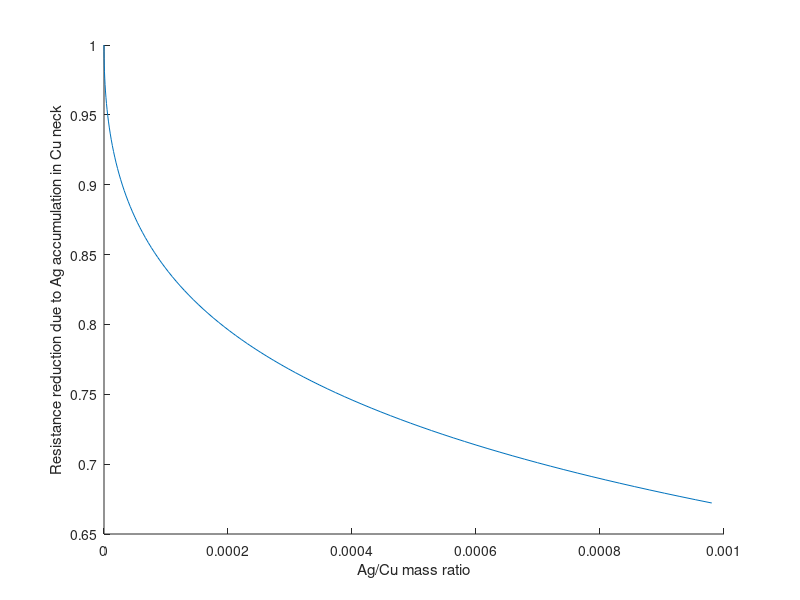

Reproduce this figure in MATLAB.
clear all
% close all
% home

d = 330e-9; 
r = d/2;

Cu_sint_deg = asind(1/(2*4));

%Cu_volume_full = ((4/6)*pi*(r.^3))
%Cu_cut_off = (pi/3)*((r-(r*cosd(Cu_sint_deg)))^2)*(3*r-(r-(r*cosd(Cu_sint_deg))))
%rat=Cu_cut_off/Cu_volume_full;
Cu_volume = ((4/6)*pi*(r.^3)) - ( (pi/3)*((r-(r*cosd(Cu_sint_deg)))^2)*(3*r-(r-(r*cosd(Cu_sint_deg)))) );
Cu_contact_area =  pi*(r*sind(Cu_sint_deg)).^2;

Cu_resistance = 1.68e-8;
Ag_resistance = 1.59e-8;

Ag_sint_deg = asind(1/(2*2));

no_of_points = 100;
no_of_steps = no_of_points-1;
interval = (Ag_sint_deg-Cu_sint_deg)/no_of_steps;

theta_for_plotting =  zeros(no_of_points,1,1);

Ag_contact_area = zeros(no_of_points,1,1);
final_segment_Ag_faction = zeros(no_of_points,1,1);
segment_final_Ag_volume = zeros(no_of_points,1,1);
segment_final_volume = zeros(no_of_points,1,1);
segment_final_carea = zeros(no_of_points,1,1);
segment_final_length = zeros(no_of_points,1,1);


Ag_Cu_mass_ratio = zeros(no_of_points,1,1);
contact_area_increase = zeros(no_of_points,1,1);

segment_Cu_resistance = zeros(no_of_points,1,1);
final_segment_resistance = zeros(no_of_points,1,1);
resistance_overall = zeros(no_of_points,1,1);
segment_Cu_average_carea = zeros(no_of_points,1,1);
segment_Cu_length = zeros(no_of_points,1,1);

res_av = zeros(no_of_points,1,1);
res_improvement = zeros(no_of_points,1,1);

final_segment_resistance_new = zeros(no_of_points,1,1);
final_segment_resistance2 = zeros(no_of_points,1,1);
resistance_overall2 = zeros(no_of_points,1,1);

noAg_segment_Cu_length = r*cosd(Cu_sint_deg);

fun = @(L) L/((r*sind(acosd(L/r))).^2);
    xmin = 0;
    xmax = (r*cosd(Cu_sint_deg));
    int_allCu_noAg = integral(fun,xmin,xmax,'ArrayValued',true); 
    
    noAg_segment_Cu_resistance = Cu_resistance * 2*int_allCu_noAg / pi;
    
    

int_Cu = zeros(no_of_points,1,1);
int_f_Cu = zeros(no_of_points,1,1);
int_f_Ag = zeros(no_of_points,1,1);

counter = 0;

for theta = Cu_sint_deg:interval:Ag_sint_deg % Cu_sint_deg
    counter = counter+1;
    theta_for_plotting(counter) = theta;
    
    segment_Cu_length(counter) = r*cosd(theta);
    
    segment_final_length(counter) = (r*cosd(Cu_sint_deg)) - (r*cosd(theta));
    segment_final_carea(counter) = pi*(r*sind(theta)).^2;
    segment_final_Cu_volume = (pi/6) * segment_final_length(counter) * ( 3*(r*sind(theta)).^2 + 3*(r*sind(Cu_sint_deg)).^2 + segment_final_length(counter).^2 );
    segment_final_volume(counter) = segment_final_length(counter) * segment_final_carea(counter);
    segment_final_Ag_volume(counter) = segment_final_volume(counter) - segment_final_Cu_volume;
    
    Ag_contact_area(counter) = segment_final_carea(counter)-Cu_contact_area;
    contact_area_increase(counter) = (segment_final_carea(counter)/Cu_contact_area)-1;
        
    Ag_Cu_mass_ratio(counter) = (10490*segment_final_Ag_volume(counter))/(8960*Cu_volume);
            
    if theta ~= Cu_sint_deg % ensure it won't be "NaN"
        final_segment_Ag_faction(counter) = segment_final_Ag_volume(counter) / segment_final_volume(counter) ;
    else
        final_segment_Ag_faction(counter) = 0;
    end
    Cu_faction_in_final_segment = 1-final_segment_Ag_faction(counter); 
    
    fun = @(L) L/((r*sind(acosd(L/r))).^2);
    xmin = 0;
    xmax = segment_Cu_length(counter);
    int_Cu(counter) = integral(fun,xmin,xmax,'ArrayValued',true); 
    
    segment_Cu_resistance(counter) = Cu_resistance * 2*int_Cu(counter) / pi;
    
    fun = @(L) L/((r*sind(acosd((r*cosd(Cu_sint_deg)-L)/r))).^2);
    xmin = segment_Cu_length(counter);
    xmax = (r*cosd(Cu_sint_deg));
    int_f_Cu(counter) = integral(fun,xmin,xmax,'ArrayValued',true); 
    
    resistance_segment_final_Cu_part = Cu_resistance * 2*int_f_Cu(counter) / pi;
    
    fun = @(L) L/(((r*sind(acosd((r*cosd(Cu_sint_deg)-L)/r))).^2)-((r*sind(Cu_sint_deg)).^2));
    xmin = segment_Cu_length(counter);
    xmax = (r*cosd(Cu_sint_deg));
    int_f_Ag(counter) = integral(fun,xmin,xmax,'ArrayValued',true); 
    
    resistance_segment_final_Ag_part = Ag_resistance * 2*int_f_Ag(counter) / pi;
    
    final_segment_resistance(counter) = ( (1/resistance_segment_final_Cu_part) + (1/resistance_segment_final_Ag_part) )^(-1);
    resistance_overall(counter) = segment_Cu_resistance(counter) + final_segment_resistance(counter);
   
    res_improvement(counter) = resistance_overall(counter)/noAg_segment_Cu_resistance;
end

%figure,plot(theta_for_plotting,resistance_overall)
%figure,plot(Ag_Cu_mass_ratio,resistance_overall)
figure(1)
hold on
plot(Ag_Cu_mass_ratio,res_improvement)
xlabel('Ag/Cu mass ratio')
ylabel('Resistance reduction due to Ag accumulation in Cu neck')

% figure(2)
% hold on
% plot(Ag_Cu_mass_ratio,resistance_overall)
% xlabel('Ag contact angle (degC)')
% ylabel('Resistance (\Omega)')
